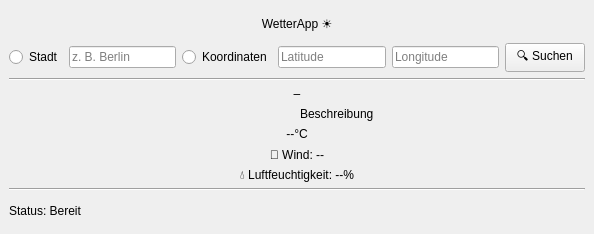
<?xml version="1.0" encoding="UTF-8"?>
<ui version="4.0">
 <class>MainWindow</class>
 <widget class="QMainWindow" name="MainWindow">
  <property name="geometry">
   <rect>
    <x>0</x>
    <y>0</y>
    <width>594</width>
    <height>234</height>
   </rect>
  </property>
  <property name="windowTitle">
   <string>WetterApp ☀️</string>
  </property>
  <widget class="QWidget" name="centralwidget">
   <layout class="QVBoxLayout" name="verticalLayout">
    <item>
     <widget class="QLabel" name="lbTitle">
      <property name="text">
       <string>WetterApp ☀️</string>
      </property>
      <property name="alignment">
       <set>Qt::AlignmentFlag::AlignCenter</set>
      </property>
     </widget>
    </item>
    <item>
     <layout class="QHBoxLayout" name="searchLayout">
      <item>
       <widget class="QRadioButton" name="rbStadtText">
        <property name="text">
         <string>Stadt</string>
        </property>
       </widget>
      </item>
      <item>
       <widget class="QLineEdit" name="leStadteNamen">
        <property name="placeholderText">
         <string>z. B. Berlin</string>
        </property>
       </widget>
      </item>
      <item>
       <widget class="QRadioButton" name="rbLatLon">
        <property name="text">
         <string>Koordinaten</string>
        </property>
       </widget>
      </item>
      <item>
       <widget class="QLineEdit" name="leLat">
        <property name="placeholderText">
         <string>Latitude</string>
        </property>
       </widget>
      </item>
      <item>
       <widget class="QLineEdit" name="leLon">
        <property name="placeholderText">
         <string>Longitude</string>
        </property>
       </widget>
      </item>
      <item>
       <widget class="QPushButton" name="btnSuchen">
        <property name="text">
         <string>🔍 Suchen</string>
        </property>
       </widget>
      </item>
     </layout>
    </item>
    <item>
     <widget class="QFrame" name="line1">
      <property name="frameShape">
       <enum>QFrame::Shape::HLine</enum>
      </property>
      <property name="frameShadow">
       <enum>QFrame::Shadow::Sunken</enum>
      </property>
     </widget>
    </item>
    <item>
     <layout class="QVBoxLayout" name="resultLayout" stretch="0,0,0,0,0">
      <item>
       <widget class="QLabel" name="lbStaedteName">
        <property name="text">
         <string>–</string>
        </property>
        <property name="alignment">
         <set>Qt::AlignmentFlag::AlignCenter</set>
        </property>
       </widget>
      </item>
      <item>
       <layout class="QHBoxLayout" name="iconDescLayout">
        <item>
         <widget class="QLabel" name="lbIcon">
          <property name="alignment">
           <set>Qt::AlignmentFlag::AlignRight|Qt::AlignmentFlag::AlignTrailing|Qt::AlignmentFlag::AlignVCenter</set>
          </property>
         </widget>
        </item>
        <item>
         <widget class="QLabel" name="lbWetterBeschreibung">
          <property name="text">
           <string>Beschreibung</string>
          </property>
          <property name="alignment">
           <set>Qt::AlignmentFlag::AlignLeading|Qt::AlignmentFlag::AlignLeft|Qt::AlignmentFlag::AlignVCenter</set>
          </property>
          <property name="wordWrap">
           <bool>true</bool>
          </property>
         </widget>
        </item>
       </layout>
      </item>
      <item>
       <widget class="QLabel" name="lbTemp">
        <property name="text">
         <string>--°C</string>
        </property>
        <property name="alignment">
         <set>Qt::AlignmentFlag::AlignCenter</set>
        </property>
       </widget>
      </item>
      <item>
       <widget class="QLabel" name="lbWind">
        <property name="text">
         <string>🧭️ Wind: --</string>
        </property>
        <property name="alignment">
         <set>Qt::AlignmentFlag::AlignCenter</set>
        </property>
       </widget>
      </item>
      <item>
       <widget class="QLabel" name="lbHumidity">
        <property name="text">
         <string>💧 Luftfeuchtigkeit: --%</string>
        </property>
        <property name="alignment">
         <set>Qt::AlignmentFlag::AlignCenter</set>
        </property>
       </widget>
      </item>
     </layout>
    </item>
    <item>
     <widget class="QFrame" name="line2">
      <property name="frameShape">
       <enum>QFrame::Shape::HLine</enum>
      </property>
      <property name="frameShadow">
       <enum>QFrame::Shadow::Sunken</enum>
      </property>
     </widget>
    </item>
    <item>
     <widget class="QLabel" name="lbStatus">
      <property name="text">
       <string>Status: Bereit</string>
      </property>
     </widget>
    </item>
   </layout>
  </widget>
 </widget>
 <resources/>
 <connections/>
</ui>
